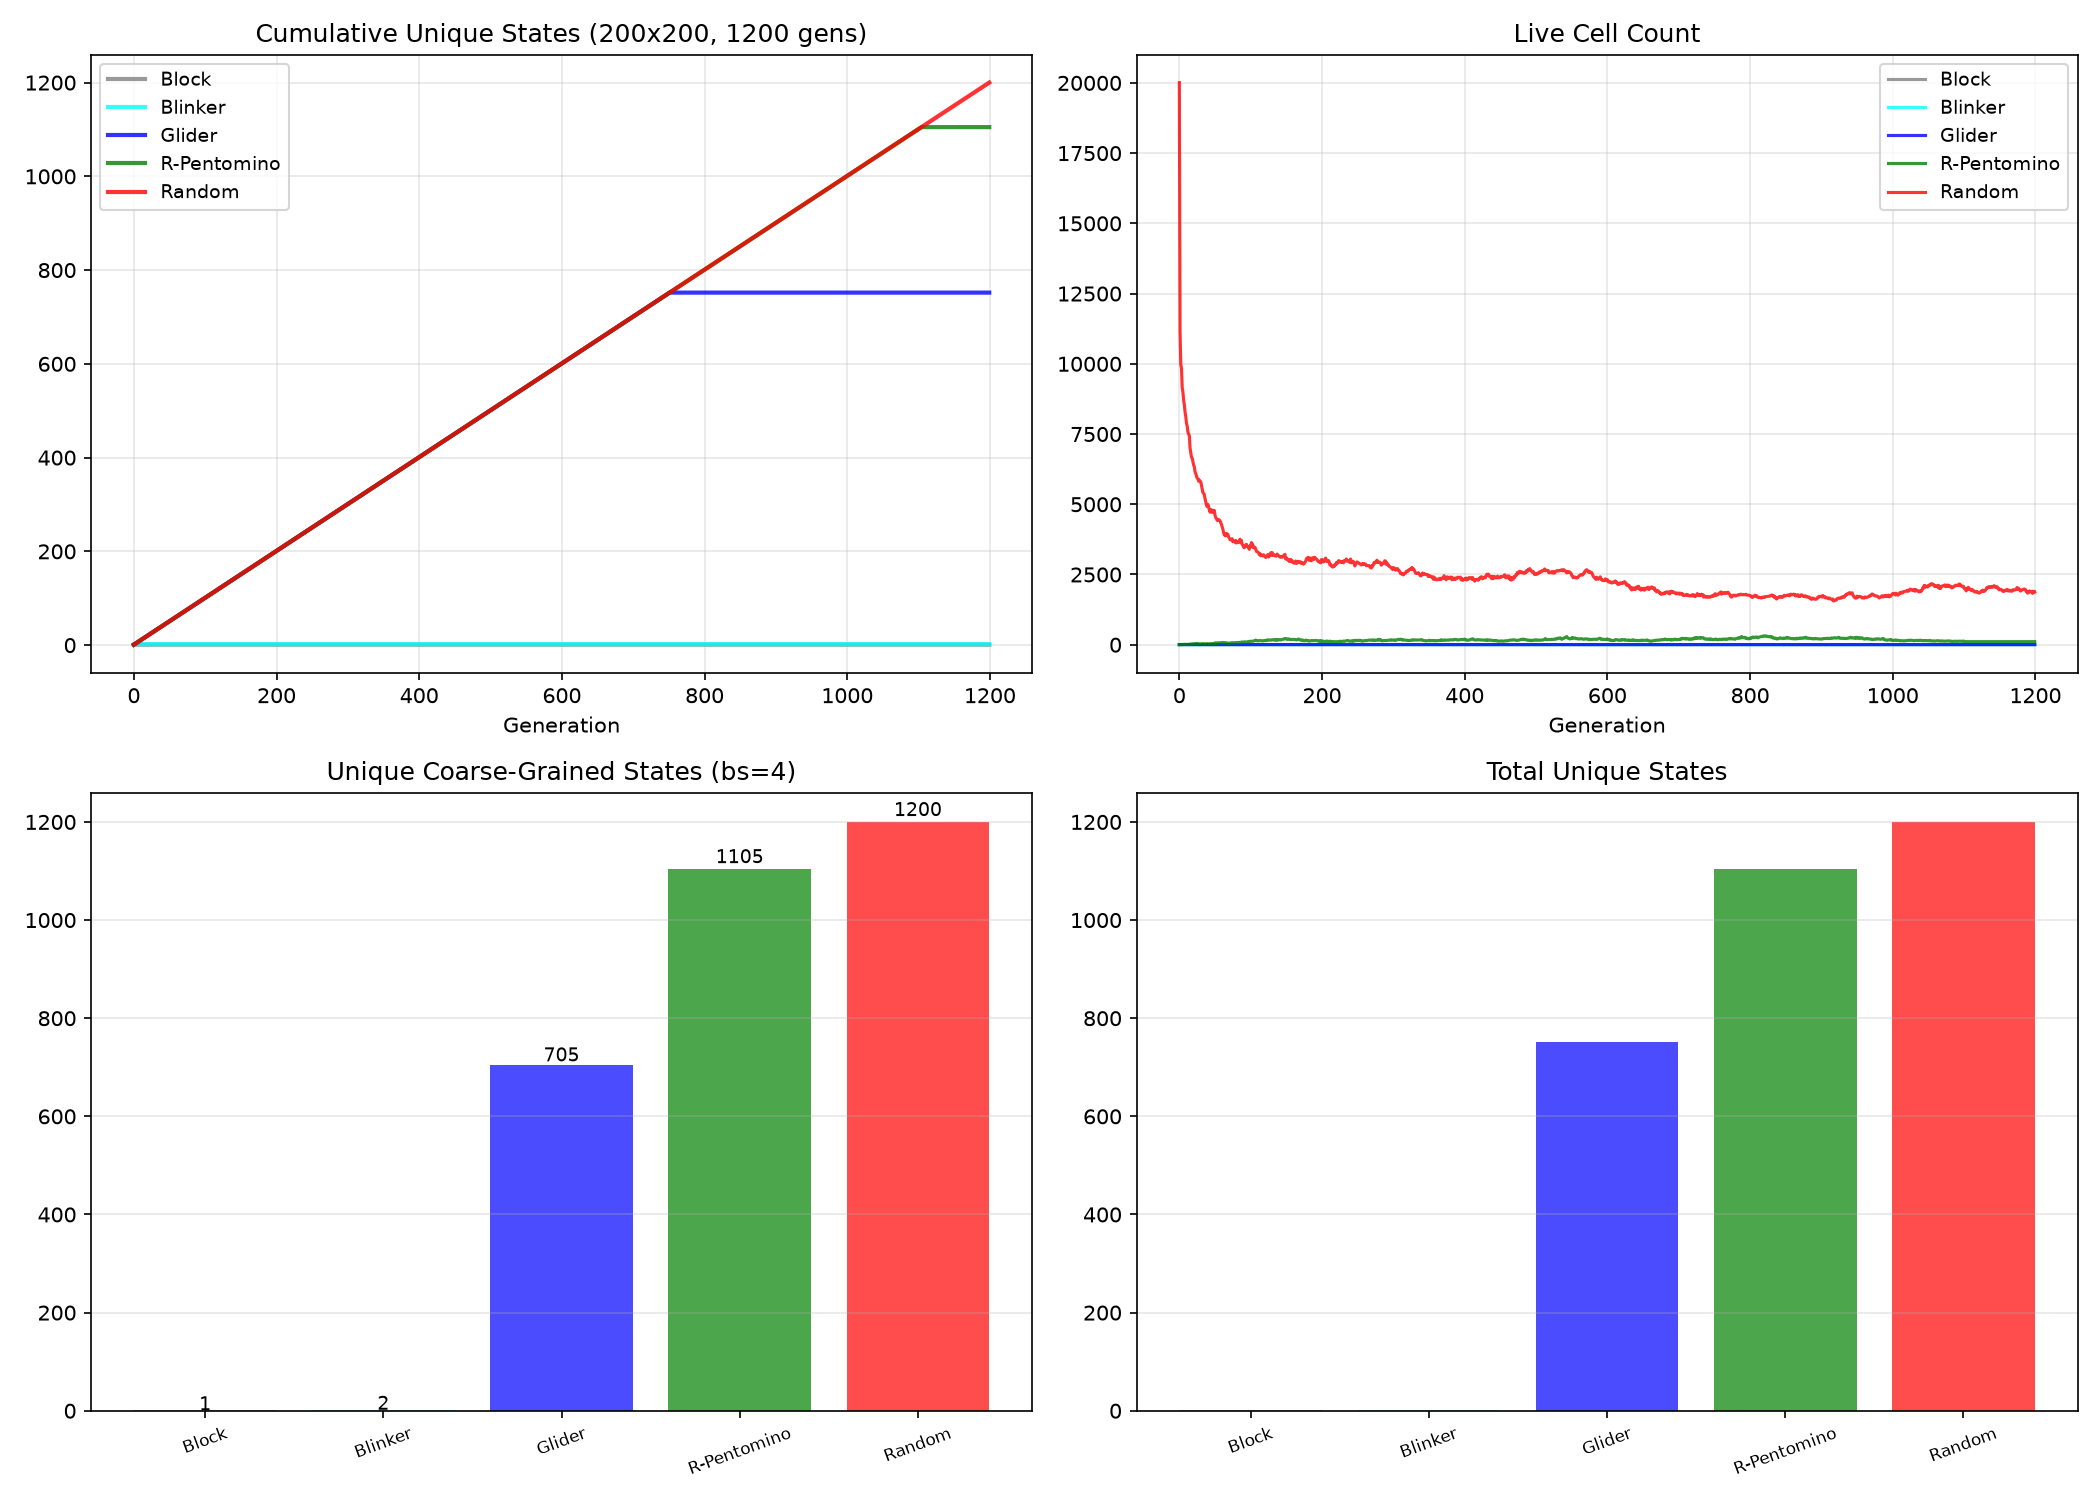

The Python source for this figure:
"""v14: Optimized - 200x200 grid, run patterns separately, save results."""
import numpy as np
import matplotlib
matplotlib.use('Agg')
import matplotlib.pyplot as plt
from scipy.ndimage import convolve
import hashlib, time, json

def gol_step(grid):
    kernel = np.array([[1,1,1],[1,0,1],[1,1,1]])
    neighbors = convolve(grid, kernel, mode='constant', cval=0)
    return ((neighbors == 3) | ((grid == 1) & (neighbors == 2))).astype(int)

def coarse_grain(grid, bs=4):
    """Fast coarse-grain using array operations."""
    r, c = grid.shape
    nr, nc = r // bs, c // bs
    trimmed = grid[:nr*bs, :nc*bs]
    reshaped = trimmed.reshape(nr, bs, nc, bs)
    block_sums = reshaped.sum(axis=(1, 2))
    return ''.join(block_sums.flatten().astype(str))

S = (200, 200)
G = 1200

def rpento():
    g = np.zeros(S, dtype=int)
    g[99, 100:102] = 1; g[100, 99:101] = 1; g[101, 100] = 1
    return g

def block():
    g = np.zeros(S, dtype=int); g[99:101, 99:101] = 1; return g

def glider():
    g = np.zeros(S, dtype=int); g[10,11]=1; g[11,12]=1; g[12,10:13]=1; return g

def blinker():
    g = np.zeros(S, dtype=int); g[100,99:102]=1; return g

def rand():
    np.random.seed(42); return np.random.choice([0,1], size=S, p=[0.5,0.5])

results = {}
for name, g0 in [("Block", block()), ("Blinker", blinker()), ("Glider", glider()), 
                   ("R-Pentomino", rpento()), ("Random", rand())]:
    t0 = time.time()
    g = g0.copy()
    hashes = []
    live_counts = []
    cg_states = []
    for gen in range(G):
        hashes.append(hashlib.md5(g.tobytes()).hexdigest()[:8])
        live_counts.append(int(g.sum()))
        cg_states.append(coarse_grain(g, 4))
        g = gol_step(g)
    
    seen = set()
    cum = []
    for h in hashes:
        seen.add(h)
        cum.append(len(seen))
    last_new = 0
    for i in range(1, len(cum)):
        if cum[i] > cum[i-1]:
            last_new = i
    
    n_cg = len(set(cg_states))
    live_std = float(np.std(live_counts))
    
    results[name] = {
        'total_unique': len(seen),
        'cum_unique': cum,
        'live_counts': live_counts,
        'last_new_gen': last_new,
        'live_std': live_std,
        'n_cg_states': n_cg,
    }
    elapsed = time.time() - t0
    print(f"{name}: unique={len(seen)}, stab={last_new}, live_std={live_std:.1f}, cg_states={n_cg} ({elapsed:.1f}s)")

# Save results JSON
serializable = {k: {kk: vv for kk, vv in v.items()} for k, v in results.items()}
with open("../../shared_agora/artifacts/gol_v14_results.json", "w") as f:
    json.dump(serializable, f)

print("\n" + "=" * 80)
print(f"{'Pattern':<15} {'Unique':>7} {'StabGen':>8} {'LiveStd':>8} {'CG_States':>9}")
print("-" * 55)
for n, r in results.items():
    print(f"{n:<15} {r['total_unique']:>7} {r['last_new_gen']:>8} {r['live_std']:>8.1f} {r['n_cg_states']:>9}")

print("\n--- HYP-006 CLAIMS ---")
b = results["Block"]; bl = results["Blinker"]; gl = results["Glider"]
rp = results["R-Pentomino"]; rnd = results["Random"]

print(f"C1: Block/Blinker trivial: Block_cg={b['n_cg_states']}, Blinker_cg={bl['n_cg_states']} --> {b['n_cg_states'] <= 3 and bl['n_cg_states'] <= 3}")
print(f"C2: Glider spatial translation: Glider_cg={gl['n_cg_states']}, LiveStd={gl['live_std']:.1f}")
print(f"C3: RPento > Glider (cg): {rp['n_cg_states']} > {gl['n_cg_states']} --> {rp['n_cg_states'] > gl['n_cg_states']}")
print(f"C3: RPento > all periodic (cg): {rp['n_cg_states']} > max({gl['n_cg_states']},{bl['n_cg_states']}) --> {rp['n_cg_states'] > max(gl['n_cg_states'], bl['n_cg_states'])}")
print(f"C3: RPento > trivial (unique): {rp['total_unique']} > {b['total_unique']} --> {rp['total_unique'] > b['total_unique']}")
print(f"C4: Random continuous: stab={rnd['last_new_gen']} (expect {G-1}) --> {rnd['last_new_gen'] >= G-1}")
print(f"C4: Random highest cg: {rnd['n_cg_states']} >= {rp['n_cg_states']} --> {rnd['n_cg_states'] >= rp['n_cg_states']}")

# Plot
fig, axes = plt.subplots(2, 2, figsize=(14, 10))
names = list(results.keys())
colors = ['gray','cyan','blue','green','red']

for i, n in enumerate(names):
    axes[0,0].plot(results[n]['cum_unique'], label=n, color=colors[i], alpha=0.8, linewidth=2)
axes[0,0].set_title("Cumulative Unique States (200x200, 1200 gens)")
axes[0,0].set_xlabel("Generation"); axes[0,0].legend(fontsize=9); axes[0,0].grid(alpha=0.3)

for i, n in enumerate(names):
    axes[0,1].plot(results[n]['live_counts'], label=n, color=colors[i], alpha=0.8)
axes[0,1].set_title("Live Cell Count")
axes[0,1].set_xlabel("Generation"); axes[0,1].legend(fontsize=9); axes[0,1].grid(alpha=0.3)

x = np.arange(len(names))
cg_vals = [results[n]['n_cg_states'] for n in names]
axes[1,0].bar(x, cg_vals, color=colors, alpha=0.7)
axes[1,0].set_xticks(x); axes[1,0].set_xticklabels(names, fontsize=8, rotation=20)
axes[1,0].set_title("Unique Coarse-Grained States (bs=4)"); axes[1,0].grid(alpha=0.3, axis='y')
for i, v in enumerate(cg_vals):
    axes[1,0].text(i, v * 1.01, str(v), ha='center', fontsize=9)

us = [results[n]['total_unique'] for n in names]
axes[1,1].bar(x, us, color=colors, alpha=0.7)
axes[1,1].set_xticks(x); axes[1,1].set_xticklabels(names, fontsize=8, rotation=20)
axes[1,1].set_title("Total Unique States"); axes[1,1].grid(alpha=0.3, axis='y')

plt.tight_layout()
plt.savefig("../../shared_agora/artifacts/gol_temporal_lz_verify_v14.png", dpi=150)
plt.close()
print("\nSaved: gol_temporal_lz_verify_v14.png")
